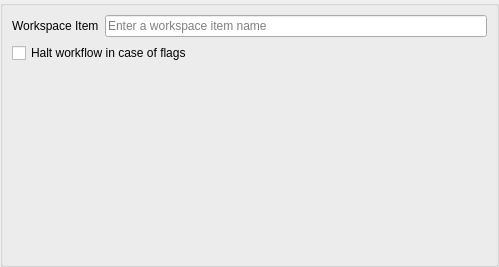
<?xml version="1.0" encoding="UTF-8"?>
<ui version="4.0">
 <class>Form</class>
 <widget class="QWidget" name="Form">
  <property name="geometry">
   <rect>
    <x>0</x>
    <y>0</y>
    <width>499</width>
    <height>267</height>
   </rect>
  </property>
  <property name="windowTitle">
   <string>Form</string>
  </property>
  <layout class="QGridLayout" name="gridLayout">
   <property name="margin">
    <number>0</number>
   </property>
   <item row="0" column="0">
    <widget class="QgsCollapsibleGroupBox" name="mGroupBox">
     <property name="checkable">
      <bool>false</bool>
     </property>
     <property name="saveCollapsedState">
      <bool>false</bool>
     </property>
     <layout class="QGridLayout" name="gridLayout_2">
      <item row="0" column="0">
       <widget class="QLabel" name="label">
        <property name="text">
         <string>Workspace Item</string>
        </property>
       </widget>
      </item>
      <item row="0" column="1">
       <widget class="QLineEdit" name="workspaceItemLineEdit">
        <property name="placeholderText">
         <string>Enter a workspace item name</string>
        </property>
       </widget>
      </item>
      <item row="1" column="0" colspan="2">
       <widget class="QCheckBox" name="haltCheckBox">
        <property name="text">
         <string>Halt workflow in case of flags</string>
        </property>
       </widget>
      </item>
      <item row="2" column="0" colspan="2">
       <widget class="OrderedValidationProcessesWidget" name="orderedValidationProcessesWidget" native="true"/>
      </item>
     </layout>
    </widget>
   </item>
  </layout>
 </widget>
 <customwidgets>
  <customwidget>
   <class>QgsCollapsibleGroupBox</class>
   <extends>QGroupBox</extends>
   <header>qgis.gui</header>
   <container>1</container>
  </customwidget>
  <customwidget>
   <class>OrderedValidationProcessesWidget</class>
   <extends>QWidget</extends>
   <header>DsgTools.CustomWidgets.ValidationWidgets.orderedValidationProcessesWidget.h</header>
   <container>1</container>
  </customwidget>
 </customwidgets>
 <resources/>
 <connections/>
</ui>
